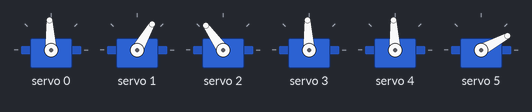
A sketch run on a simulated Arduino Uno, built with avr-gcc and run on an emulated ATmega328P. Parts: 6 × servo.

Above: at 0.05 s.
At 1.3 s:
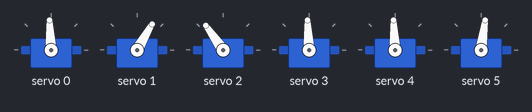
At 1.95 s:
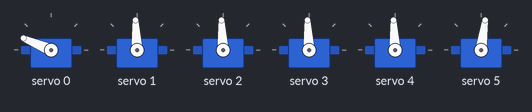
At 2.6 s:
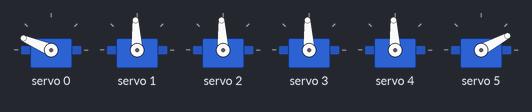
At 5.6 s:
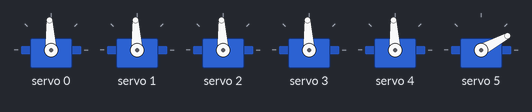
Timing chart, 0 to 7.3 s (numbered marks = the images above):
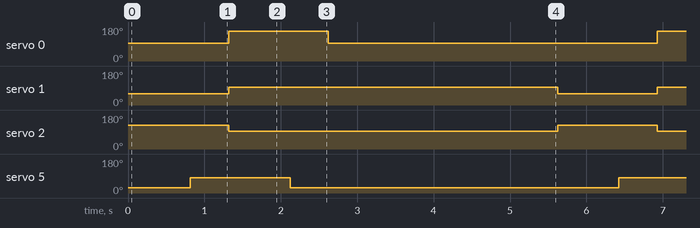

The sketch:

real-working-code.ino
```cpp
#include <Wire.h>
#include <Adafruit_PWMServoDriver.h>

Adafruit_PWMServoDriver pwm = Adafruit_PWMServoDriver(0x40);

#define SERVOMIN  102   // pulse length for 0 degrees, tune per servo
#define SERVOMAX  512   // pulse length for 180 degrees, tune per servo

int baseCh = 0, shoulderCh = 1, elbowCh = 2, wristRotCh = 3, wristTiltCh = 4, gripperCh = 5;

void setup() {
  pwm.begin();
  pwm.setPWMFreq(50); // standard analog servo frequency
  delay(10);
  moveTo(baseCh, 90);
  moveTo(shoulderCh, 90);
  moveTo(elbowCh, 90);
  moveTo(wristRotCh, 90);
  moveTo(wristTiltCh, 90);
  moveTo(gripperCh, 30); // gripper open
}

void moveTo(int channel, int angle) {
  int pulse = map(angle, 0, 180, SERVOMIN, SERVOMAX);
  pwm.setPWM(channel, 0, pulse);
}

void pickAndPlace() {
  moveTo(shoulderCh, 60);
  moveTo(elbowCh, 120);
  delay(800);
  moveTo(gripperCh, 80);   // close gripper
  delay(500);
  moveTo(shoulderCh, 90);
  moveTo(elbowCh, 90);
  moveTo(baseCh, 150);     // rotate to drop-off point
  delay(800);
  moveTo(gripperCh, 30);   // open gripper, release object
  delay(500);
  moveTo(baseCh, 90);      // return to start
}

void loop() {
  pickAndPlace();
  delay(3000);
}
```

Measured:
- by itself, servo 0: alternates 157° for 1.3 s and 93° for 4.3 s
- by itself, servo 1: alternates 93° for 4.3 s and 60° for 1.3 s
- by itself, servo 2: alternates 125° for 1.3 s and 93° for 4.3 s
- by itself, servo 5: alternates 82° for 1.3 s and 28° for 4.3 s
